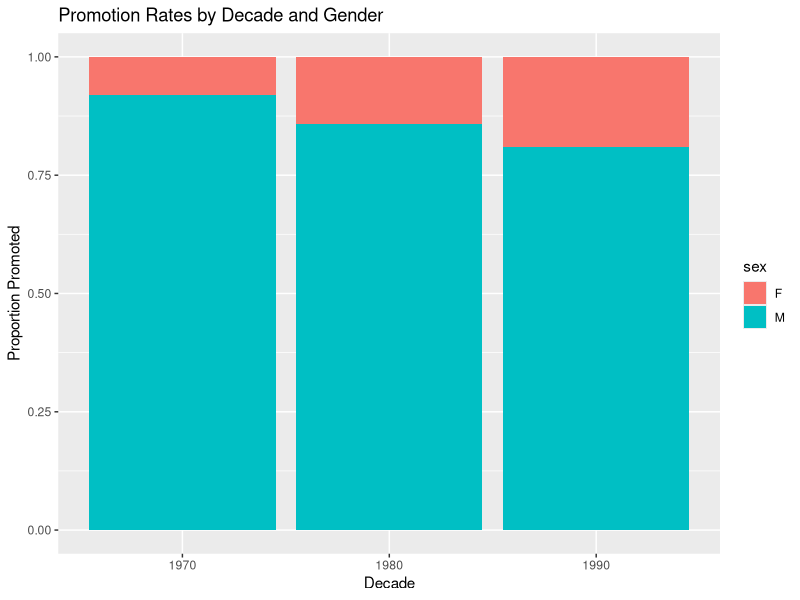

This figure's R source:
## ---- chunk 1
library(dplyr)
library(ggplot2)
library(boot)
## ---- chunk 2
data <- read.csv("salary_csv.txt")

# Filter to Associate Professors only, tracking promotion to Full Professor
data <- data %>% 
  filter(rank %in% c("Assoc", "Full")) %>%
  group_by(id) %>%
  mutate(promoted = as.integer("Full" %in% rank & "Assoc" %in% rank)) %>%
  ungroup()
## ---- chunk 3
logit_model <- glm(promoted ~ sex + field + admin + deg + salary, data = data, family = binomial)
summary(logit_model)
## ---- chunk 4
n_f <- sum(data$sex == "F")
n_m <- sum(data$sex == "M")
p_f <- mean(data$promoted[data$sex == "F"])
p_m <- mean(data$promoted[data$sex == "M"])
se <- sqrt((p_f * (1 - p_f) / n_f) + (p_m * (1 - p_m) / n_m))
z_score <- (p_f - p_m) / se
p_value <- 2 * pnorm(-abs(z_score))
list(z_score = z_score, p_value = p_value)
## ---- chunk 5
promotion_rate <- function(data, indices) {
  d <- data[indices, ]
  mean(d$promoted[d$sex == "F"]) - mean(d$promoted[d$sex == "M"])
}
boot_res <- boot(data, promotion_rate, R = 1000)
boot_res$t0
## ---- chunk 6
aov_model <- aov(salary ~ sex + field + admin + deg, data = data)
summary(aov_model)
## ---- chunk 7
data <- data %>% mutate(decade = floor((year + 1900) / 10) * 10)
ggplot(data, aes(x = as.factor(decade), fill = sex)) +
  geom_bar(position = "fill") +
  labs(title = "Promotion Rates by Decade and Gender", y = "Proportion Promoted", x = "Decade")
